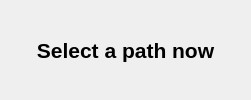
<?xml version="1.0" encoding="UTF-8"?>
<ui version="4.0">
 <class>PathTypeSelectorDialog</class>
 <widget class="QWidget" name="PathTypeSelectorDialog">
  <property name="geometry">
   <rect>
    <x>0</x>
    <y>0</y>
    <width>251</width>
    <height>100</height>
   </rect>
  </property>
  <property name="maximumSize">
   <size>
    <width>280</width>
    <height>100</height>
   </size>
  </property>
  <property name="windowTitle">
   <string>Form</string>
  </property>
  <property name="styleSheet">
   <string notr="true">#PathTypeSelectorDialog #container_wdg
{
	/*background-color: rgb(245, 245, 240);*/
	color: black;
	border-radius: 8;
}

#container_wdg QPushButton
{
	background-color: &quot;#9395E2&quot;;
	color: &quot;#474877&quot;;
	border-radius: 8;
}

#container_wdg QPushButton::hover
{
	background-color: &quot;#CECFFF&quot;;
}

#container_wdg QPushButton:pressed
{
	background-color: &quot;#7D7EA4&quot;;
}</string>
  </property>
  <layout class="QVBoxLayout" name="verticalLayout">
   <property name="spacing">
    <number>0</number>
   </property>
   <property name="leftMargin">
    <number>10</number>
   </property>
   <property name="topMargin">
    <number>10</number>
   </property>
   <property name="rightMargin">
    <number>10</number>
   </property>
   <property name="bottomMargin">
    <number>10</number>
   </property>
   <item>
    <widget class="QWidget" name="container_wdg" native="true">
     <property name="maximumSize">
      <size>
       <width>16777215</width>
       <height>16777215</height>
      </size>
     </property>
     <layout class="QVBoxLayout" name="verticalLayout_2">
      <property name="spacing">
       <number>8</number>
      </property>
      <property name="leftMargin">
       <number>12</number>
      </property>
      <property name="topMargin">
       <number>12</number>
      </property>
      <property name="rightMargin">
       <number>12</number>
      </property>
      <property name="bottomMargin">
       <number>12</number>
      </property>
      <item>
       <widget class="QPushButton" name="selectPath_btn">
        <property name="sizePolicy">
         <sizepolicy hsizetype="Minimum" vsizetype="Minimum">
          <horstretch>0</horstretch>
          <verstretch>0</verstretch>
         </sizepolicy>
        </property>
        <property name="minimumSize">
         <size>
          <width>0</width>
          <height>52</height>
         </size>
        </property>
        <property name="maximumSize">
         <size>
          <width>16777215</width>
          <height>52</height>
         </size>
        </property>
        <property name="font">
         <font>
          <family>Arial</family>
          <pointsize>16</pointsize>
          <bold>true</bold>
         </font>
        </property>
        <property name="text">
         <string>Select a path now</string>
        </property>
       </widget>
      </item>
     </layout>
    </widget>
   </item>
  </layout>
 </widget>
 <resources/>
 <connections/>
</ui>
